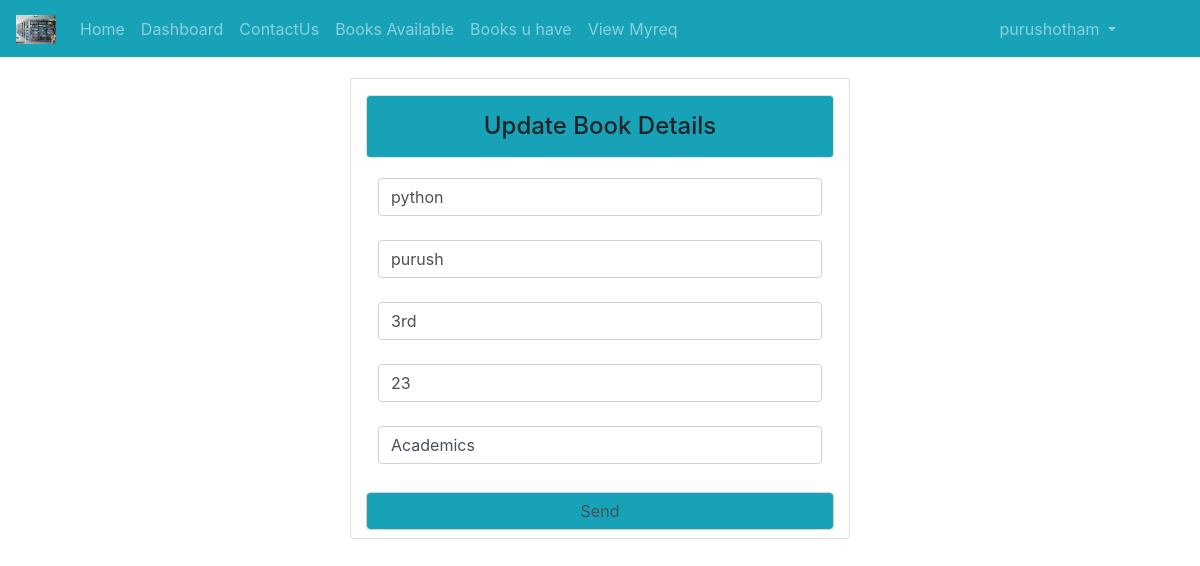
The page /Bookedit/1 (signed in) on the database its author committed.
### Library_App/models.py (models this page shows, shortened)
class User(AbstractUser):
	t = (
		(1,'student'),
		(2,'guest'),
		(3,'Staff'),
		)
	r=[('CSE','CSE'),('ECE','ECE'),('CIVIL','CIVIL'),('Mechanical','Mechanical'),('EEE','EEE'),('MBA','MBA')]
	role = models.IntegerField(default=2,choices=t)
	g=[('M',"Male"),('F','Female')]
	age=models.IntegerField(default=10)
	gender=models.CharField(max_length=10,choices=g,default="F")
	impf=models.ImageField(upload_to='profiles/',default="profile.jpg")
	Rg_No=models.CharField(max_length=120,default="")
	Branch=models.CharField(choices=r,max_length=120,default="")
	phone_no=models.CharField(null=True,default="1234567890",max_length=10)
	address=models.CharField(max_length=200,default="Tirupathi")
	Id_Card=models.FileField(upload_to='profiles/',default='')

class Books_Avail(models.Model):
	Book_name=models.CharField(max_length=120, unique=True)
	class Meta:
		db_table ="Library_App_books_avail"
	Book_author=models.CharField(max_length=120,default="")
	Book_Edition=models.CharField(max_length=120,default="")
	Book_Category=models.CharField(max_length=120,default="")
	Book_count=models.IntegerField(default=0)
	Book_Updatedcount=models.IntegerField(default=0)
	Book_Rem=models.IntegerField(default=0)
	Book_Enterdate=models.DateField(blank=True,null=True)
	Time=models.CharField(max_length=120,default="")

### Library_App/views.py (the view)
# urls.py: path('Bookedit/<str:id>',views.Bookedit,name="Bookedit"),
def Bookedit(up,id):
	t= Books_Avail.objects.get(id=id)
	if up.method=="POST":
		d=Books_AvailForm_admin(up.POST,instance=t)
		if d.is_valid():
			d.save()
			return redirect('/ba')
	d=Books_AvailForm_admin(instance=t)
	return render(up,'html/bookupdate.html',{'us':d})

### Library_App/forms.py
class Books_AvailForm_admin(forms.ModelForm):
	class Meta:
		model=Books_Avail
		fields=['Book_name','Book_author','Book_Edition','Book_count','Book_Category']
		widgets={"Book_name":forms.TextInput(attrs={"class":"form-control "
			,"placeholder":"Enter Book name","name":"Book_name","id":"tags","required":True}),
		"Book_author":forms.TextInput(attrs={"class":"form-control "
			,"placeholder":"Enter Book Author","name":"Book_author","required":True}),
		"Book_Edition":forms.TextInput(attrs={"class":"form-control "
			,"placeholder":"Enter Book_Edition","required":True}),
		"Book_Category":forms.TextInput(attrs={"class":"form-control "
			,"placeholder":"Enter Book_Category","required":True}),
		"Book_count":forms.NumberInput(attrs={"class":"form-control "
			,"placeholder":"No. of Books","name":"Book_count","required":True})}

### Library_App/templates/html/bookupdate.html (shortened to what this page needs)
{% extends 'html/base.html' %}
{% block content %}
<div class="container-fluid"style="margin-top:30px">
	<div class="row">
		<div class="card col-md-5 mx-auto">
			<h4 class="p-3 bg-info text-center mt-3 border rounded">Update Book Details</h4>
			<form method="POST">
				<table class="table table-borderless">
				{% for i in us %}
					<tr>
						<td>{{i}}</td>
					</tr>
					{% endfor %}
				</table>
				<input type="submit" value="Send" class="text-center bg-info form-control my-2" name="">
			</form>
		</div>
		<br><br><br><br><br>
		<br><br><br><br><br>
		<br><br><br><br><br>
{% endblock %}

### Library_App/templates/html/navbar.html (shortened to what this page needs)
{% load static %}
<nav class="navbar fixed-top navbar-expand-sm bg-info navbar-dark mb-2">
  <a class="navbar-brand" href="{% url 'hm' %}">
    <img src="{% static 'images/libnew.jpg' %}" alt="logo" style="width:40px;">
  </a>
  <div class="collapse navbar-collapse" id="collapsibleNavbar">
  <ul class="navbar-nav">
    {% if not user.is_authenticated %}
    <li class="nav-item">
      <a class="nav-link" href="{% url 'hm' %}">Home</a>
    </li>
    <li class="nav-item">
      <a class="nav-link" href="{% url 'at' %}">AboutUs</a>
    </li>
    <li class="nav-item">
      <a class="nav-link" href="{% url 'ct' %}">Contact Details</a>
    </li>
    {% else %}
    {% if user.is_superuser %}
     <li class="nav-item">
      <a class="nav-link" href="{% url 'hm' %}">Home</a>
    </li>
     <li class="nav-item">
      <a class="nav-link" href="{% url 'dsh' %}">Dashboard</a>
    </li>
    </li>
     <li class="nav-item">
      <a class="nav-link" href="{% url 'books_avail' %}">Books_available</a>
    </li>
    <li class="nav-item">
      <a class="nav-link" href="{% url 'gperm' %}">Grant Permission</a>
    </li>
    <li class="dropdown">
      <a type="button" class="nav-link dropdown-toggle" data-toggle="dropdown">Books Status</a>
      <div class="dropdown-menu">
        <a class="dropdown-item" href="{% url 'issue_book' %}">Issued Books</a>
      <a class="dropdown-item" href="{% url 'Return_book' %}">Return Books</a></div>
    </li>
    <li class="nav-item" style='display:inline'>
      <a class="nav-link" href="{% url 'fine' %}">Fines List</a>
    </li>
    <li class="nav-item">
      <a class="nav-link" href="{% url 'viewn' %}">Students Requests</a>
    </li>
    {% else %}
   {% if user.role == 1 or user.role == 3 %}
      <li class="nav-item">
      <a class="nav-link" href="{% url 'hm' %}">Home</a>
    </li>
     <li class="nav-item">
      <a class="nav-link" href="{% url 'dsh' %}">Dashboard</a>
    </li>
    <li class="nav-item">
      <a class="nav-link" href="{% url 'ct' %}">ContactUs</a>
    </li>
    <li class="nav-item">
      <a class="nav-link" href="{% url 'studentbooks_avail' %}">Books Available</a>
    </li>
     <li class="nav-item">
      <a class="nav-link" href="{% url 'bk' %}">Books u have</a>
    </li>
    <li class="nav-item">
        <a class="nav-link" href="{% url 'myreq' %}">View Myreq</a>
      </li>
    {% endif %}
    {% endif %}
    {% endif %}
  </ul>
  <ul class="navbar-nav ml-auto" style="margin-right:60px">
    {% if not user.is_authenticated %}
    <li class="nav-item">
      <a class="nav-link" href="{% url 'log' %}">LogIn</a>
    </li>
    {% else %}
  <li class="dropdown">
    <a type="button" class="nav-link dropdown-toggle" data-toggle="dropdown">
      {% if user.role == 1 or user.is_superuser or user.role == 3 %}
      {{user.username}}
       {% else %}
       Guest
       {% endif %}
    </a>
</li>
{% endif %}
</ul>
</div>
</nav>
<br>
<br>

### rows shown on the page
User: username "purushotham"
Books_Avail: us "python" "purush" "3rd" "23" "Academics"
